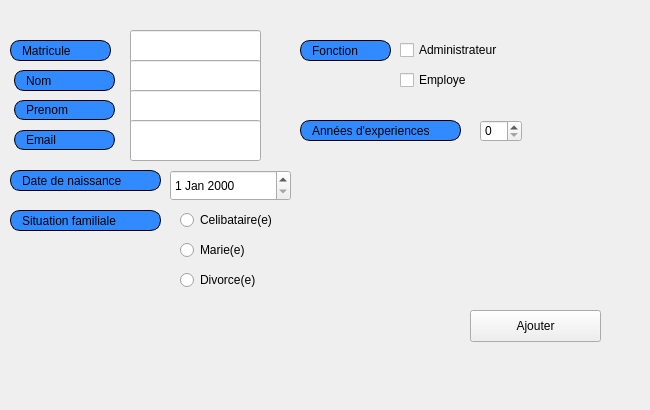
     <widget class="QWidget" name="tab_12">
      <attribute name="title">
       <string>Ajouter</string>
      </attribute>
      <widget class="QLabel" name="label">
       <property name="geometry">
        <rect>
         <x>10</x>
         <y>40</y>
         <width>101</width>
         <height>21</height>
        </rect>
       </property>
       <property name="styleSheet">
        <string notr="true">border: 1px solid black;
border-radius: 10px;
padding: 0 8px;
background: #318aff;
font: bold, &quot;Arial&quot;;;
text-align:center;
</string>
       </property>
       <property name="text">
        <string>Matricule</string>
       </property>
      </widget>
      <widget class="QLabel" name="label_2">
       <property name="geometry">
        <rect>
         <x>14</x>
         <y>70</y>
         <width>101</width>
         <height>21</height>
        </rect>
       </property>
       <property name="styleSheet">
        <string notr="true">border: 1px solid black;
border-radius: 10px;
padding: 0 8px;
background: #318aff;
font: bold, &quot;Arial&quot;;;
text-align:center;
</string>
       </property>
       <property name="text">
        <string>Nom</string>
       </property>
      </widget>
      <widget class="QLabel" name="label_3">
       <property name="geometry">
        <rect>
         <x>14</x>
         <y>100</y>
         <width>101</width>
         <height>20</height>
        </rect>
       </property>
       <property name="styleSheet">
        <string notr="true">border: 1px solid black;
border-radius: 10px;
padding: 0 8px;
background: #318aff;
font: bold, &quot;Arial&quot;;;
text-align:center;
</string>
       </property>
       <property name="text">
        <string>Prenom</string>
       </property>
      </widget>
      <widget class="QLabel" name="label_4">
       <property name="geometry">
        <rect>
         <x>14</x>
         <y>130</y>
         <width>101</width>
         <height>20</height>
        </rect>
       </property>
       <property name="styleSheet">
        <string notr="true">border: 1px solid black;
border-radius: 10px;
padding: 0 8px;
background: #318aff;
font: bold, &quot;Arial&quot;;;
text-align:center;
</string>
       </property>
       <property name="text">
        <string>Email</string>
       </property>
      </widget>
      <widget class="QLineEdit" name="matricule_employe_ajouter">
       <property name="geometry">
        <rect>
         <x>130</x>
         <y>30</y>
         <width>131</width>
         <height>41</height>
        </rect>
       </property>
       <property name="minimumSize">
        <size>
         <width>0</width>
         <height>41</height>
        </size>
       </property>
       <property name="maximumSize">
        <size>
         <width>131</width>
         <height>16777215</height>
        </size>
       </property>
       <property name="styleSheet">
        <string notr="true"/>
       </property>
      </widget>
      <widget class="QLineEdit" name="nom_employe_ajouter">
       <property name="geometry">
        <rect>
         <x>130</x>
         <y>60</y>
         <width>131</width>
         <height>41</height>
        </rect>
       </property>
       <property name="minimumSize">
        <size>
         <width>0</width>
         <height>41</height>
        </size>
       </property>
       <property name="maximumSize">
        <size>
         <width>131</width>
         <height>16777215</height>
        </size>
       </property>
       <property name="styleSheet">
        <string notr="true"/>
       </property>
      </widget>
      <widget class="QLineEdit" name="prenom_employe_ajouter">
       <property name="geometry">
        <rect>
         <x>130</x>
         <y>90</y>
         <width>131</width>
         <height>41</height>
        </rect>
       </property>
       <property name="styleSheet">
        <string notr="true"/>
       </property>
      </widget>
      <widget class="QLineEdit" name="email_employe_ajouter">
       <property name="geometry">
        <rect>
         <x>130</x>
         <y>120</y>
         <width>131</width>
         <height>41</height>
        </rect>
       </property>
       <property name="styleSheet">
        <string notr="true"/>
       </property>
      </widget>
      <widget class="QLabel" name="label_5">
       <property name="geometry">
        <rect>
         <x>10</x>
         <y>170</y>
         <width>151</width>
         <height>21</height>
        </rect>
       </property>
       <property name="styleSheet">
        <string notr="true">border: 1px solid black;
border-radius: 10px;
padding: 0 8px;
background: #318aff;
font: bold, &quot;Arial&quot;;;
text-align:center;
</string>
       </property>
       <property name="text">
        <string>Date de naissance</string>
       </property>
      </widget>
      <widget class="QDateEdit" name="date_employe_ajouter">
       <property name="geometry">
        <rect>
         <x>170</x>
         <y>170</y>
         <width>121</width>
         <height>31</height>
        </rect>
       </property>
       <property name="styleSheet">
        <string notr="true">font: bold, &quot;Arial&quot;;;</string>
       </property>
      </widget>
      <widget class="QLabel" name="label_6">
       <property name="geometry">
        <rect>
         <x>10</x>
         <y>210</y>
         <width>151</width>
         <height>21</height>
        </rect>
       </property>
       <property name="styleSheet">
        <string notr="true">border: 1px solid black;
border-radius: 10px;
padding: 0 8px;
background: #318aff;
font: bold, &quot;Arial&quot;;;
text-align:center;
</string>
       </property>
       <property name="text">
        <string>Situation familiale</string>
       </property>
      </widget>
      <widget class="QRadioButton" name="situationfamilialeC">
       <property name="geometry">
        <rect>
         <x>180</x>
         <y>210</y>
         <width>121</width>
         <height>20</height>
        </rect>
       </property>
       <property name="styleSheet">
        <string notr="true">font: bold, &quot;Arial&quot;;;</string>
       </property>
       <property name="text">
        <string>Celibataire(e)</string>
       </property>
      </widget>
      <widget class="QRadioButton" name="situationfamilialeM">
       <property name="geometry">
        <rect>
         <x>180</x>
         <y>240</y>
         <width>95</width>
         <height>20</height>
        </rect>
       </property>
       <property name="styleSheet">
        <string notr="true">font: bold, &quot;Arial&quot;;;</string>
       </property>
       <property name="text">
        <string>Marie(e)</string>
       </property>
      </widget>
      <widget class="QRadioButton" name="situationfamilialeD">
       <property name="geometry">
        <rect>
         <x>180</x>
         <y>270</y>
         <width>95</width>
         <height>20</height>
        </rect>
       </property>
       <property name="styleSheet">
        <string notr="true">font: bold, &quot;Arial&quot;;;</string>
       </property>
       <property name="text">
        <string>Divorce(e)</string>
       </property>
      </widget>
      <widget class="QLabel" name="label_7">
       <property name="geometry">
        <rect>
         <x>300</x>
         <y>40</y>
         <width>91</width>
         <height>21</height>
        </rect>
       </property>
       <property name="styleSheet">
        <string notr="true">border: 1px solid black;
border-radius: 10px;
padding: 0 8px;
background: #318aff;
font: bold, &quot;Arial&quot;;;
text-align:center;
</string>
       </property>
       <property name="text">
        <string>Fonction</string>
       </property>
      </widget>
      <widget class="QCheckBox" name="fonctionE">
       <property name="geometry">
        <rect>
         <x>400</x>
         <y>40</y>
         <width>121</width>
         <height>20</height>
        </rect>
       </property>
       <property name="styleSheet">
        <string notr="true">font: bold, &quot;Arial&quot;;;</string>
       </property>
       <property name="text">
        <string>Administrateur</string>
       </property>
      </widget>
      <widget class="QCheckBox" name="fonctionA">
       <property name="geometry">
        <rect>
         <x>400</x>
         <y>70</y>
         <width>101</width>
         <height>20</height>
        </rect>
       </property>
       <property name="styleSheet">
        <string notr="true">font: bold, &quot;Arial&quot;;;</string>
       </property>
       <property name="text">
        <string>Employe</string>
       </property>
      </widget>
      <widget class="QLabel" name="label_8">
       <property name="geometry">
        <rect>
         <x>300</x>
         <y>120</y>
         <width>161</width>
         <height>21</height>
        </rect>
       </property>
       <property name="styleSheet">
        <string notr="true">border: 1px solid black;
border-radius: 10px;
padding: 0 8px;
background: #318aff;
font: bold, &quot;Arial&quot;;;
text-align:center;
</string>
       </property>
       <property name="text">
        <string>Années d'experiences</string>
       </property>
      </widget>
      <widget class="QSpinBox" name="anneesexp_ajouter">
       <property name="geometry">
        <rect>
         <x>480</x>
         <y>120</y>
         <width>42</width>
         <height>22</height>
        </rect>
       </property>
       <property name="styleSheet">
        <string notr="true">font: bold, &quot;Arial&quot;;;</string>
       </property>
      </widget>
      <widget class="QPushButton" name="ajoute_employe">
       <property name="geometry">
        <rect>
         <x>470</x>
         <y>310</y>
         <width>131</width>
         <height>32</height>
        </rect>
       </property>
       <property name="styleSheet">
        <string notr="true">#ajoute_employe{
font: bold, &quot;Arial&quot;;;     background-color: qlineargradient(x1: 0, y1: 0, x2: 0, y2: 1,
                                       stop: 0 #dadbde, stop: 1 #f6f7fa);
}
ajoute_employe:pressed {
font: bold, &quot;Arial&quot;;;     background-color: qlineargradient(x1: 0, y1: 0, x2: 0, y2: 1,
                                       stop: 0 #dadbde, stop: 1 #fff07b);}</string>
       </property>
       <property name="text">
        <string>Ajouter</string>
       </property>
       <property name="icon">
        <iconset resource="ressources.qrc">
         <normaloff>:/images/img/app.png</normaloff>:/images/img/app.png</iconset>
       </property>
      </widget>
      <widget class="QLabel" name="label_18">
       <property name="geometry">
        <rect>
         <x>-6</x>
         <y>-5</y>
         <width>641</width>
         <height>401</height>
        </rect>
       </property>
       <property name="text">
        <string/>
       </property>
       <property name="pixmap">
        <pixmap resource="ressources.qrc">:/images/img/imf.jpg</pixmap>
       </property>
       <property name="scaledContents">
        <bool>true</bool>
       </property>
      </widget>
      <zorder>label_18</zorder>
      <zorder>label</zorder>
      <zorder>label_2</zorder>
      <zorder>label_3</zorder>
      <zorder>label_4</zorder>
      <zorder>matricule_employe_ajouter</zorder>
      <zorder>nom_employe_ajouter</zorder>
      <zorder>prenom_employe_ajouter</zorder>
      <zorder>email_employe_ajouter</zorder>
      <zorder>label_5</zorder>
      <zorder>date_employe_ajouter</zorder>
      <zorder>label_6</zorder>
      <zorder>situationfamilialeC</zorder>
      <zorder>situationfamilialeM</zorder>
      <zorder>situationfamilialeD</zorder>
      <zorder>label_7</zorder>
      <zorder>fonctionE</zorder>
      <zorder>fonctionA</zorder>
      <zorder>label_8</zorder>
      <zorder>anneesexp_ajouter</zorder>
      <zorder>ajoute_employe</zorder>
     </widget>
